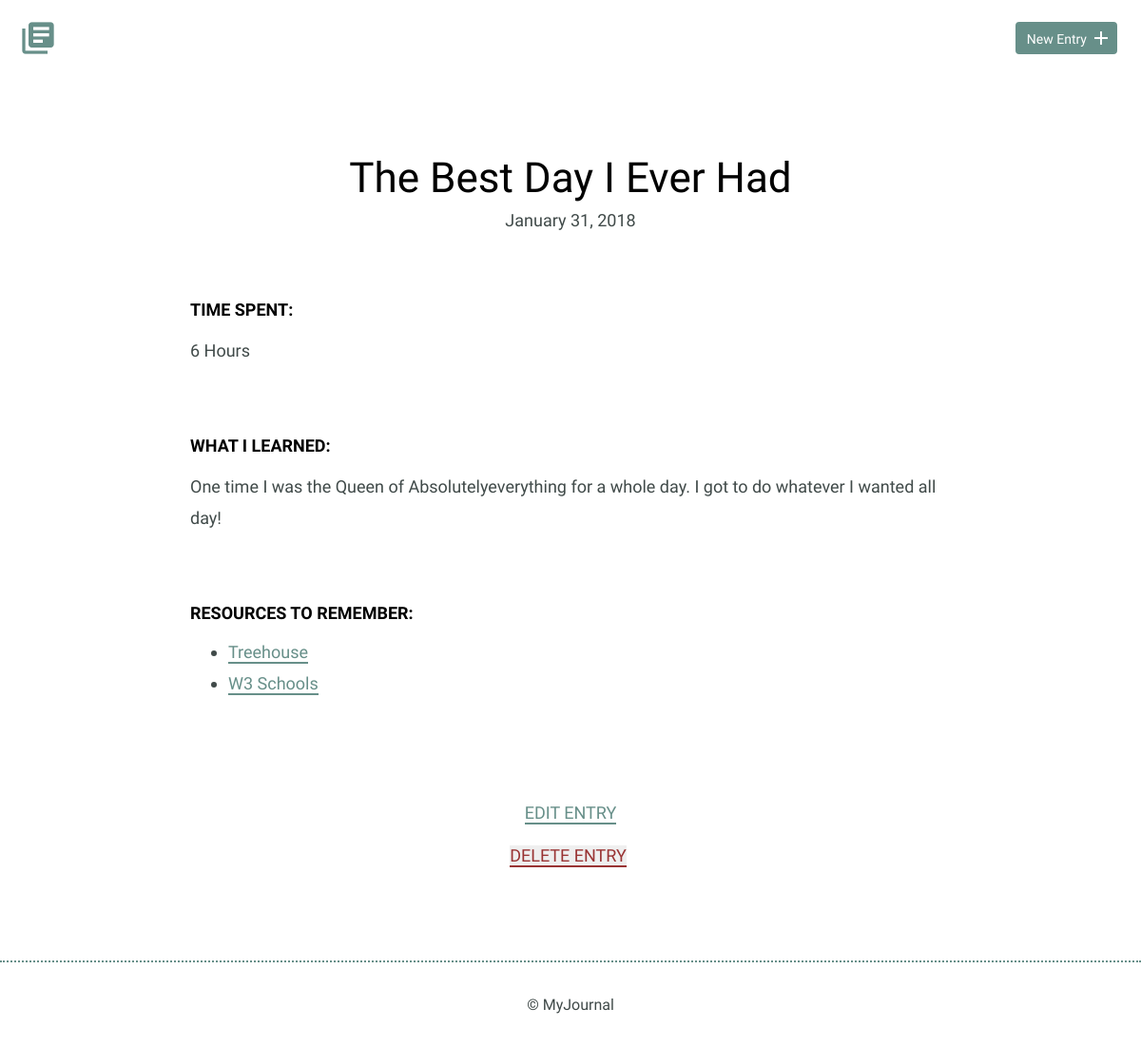
Screenshot of /detail.php?id=1 with the database file from the repository.
### tables this page shows
CREATE TABLE "entries" (
	`id`	INTEGER,
	`title`	TEXT,
	`date`	TEXT,
	`time_spent`	INTEGER,
	`learned`	BLOB,
	`resources`	BLOB,
	PRIMARY KEY(`id`)
);

### inc/connection.php (called while the page is built)
<?php
try {
  $db = new PDO('sqlite:' . __DIR__ . '/journal.db');
  $db->setAttribute(PDO::ATTR_ERRMODE, PDO::ERRMODE_EXCEPTION);
  return $db;
} catch (Exception $ex) {
  echo $ex->get_message();
  die();
}

### inc/functions.php (called while the page is built, shortened)
<?php
function get_entry($id) {
  include('connection.php');
  $sql = 'SELECT * FROM entries WHERE id = ?';
  try {
    $results = $db->prepare($sql);
    $results->bindValue(1, $id, PDO::PARAM_INT);
    $results->execute();
    return $results->fetch();
  } catch(Exception $ex) {
    echo $ex->get_message();
    return false;
  }
}

### detail.php (the view, shortened to what this page needs)
<?php
include('inc/functions.php');
include('inc/header.php');
if (isset($_GET['id'])) {
    $entry = get_entry(filter_input(INPUT_GET, 'id', FILTER_SANITIZE_NUMBER_INT));
} else {
    echo '<h2>No Journal Entry Selected</h2>';
    die();
}
?>
<section>
  <div class="container">
    <div class="entry-list single">
      <article>
        <h1><?php echo $entry['title'] ?></h1>
        <?php
        $date = date('F j, Y', strtotime($entry['date']));
        echo '<time datetime="' . $entry['date'] . '">' . $date . '</time>';
        ?>
        <div class="entry">
          <h3>Time Spent: </h3>
          <p><?php echo ucwords($entry['time_spent']) ?></p>
        </div>
        <div class="entry">
          <h3>What I Learned:</h3>
          <p>
          <?php echo $entry['learned'] ?>
          </p>
        </div>
        <div class="entry">
        <?php
        if(!empty($entry['resources'])) {
            echo '<h3>Resources to Remember:</h3>';
            echo '<ul>';
              foreach(explode(PHP_EOL, $entry['resources']) as $resource) {
                echo '<li>';
                $sub_items = (explode(',', $resource));
                if(count($sub_items) > 1) {
                  echo '<a href="http://' . $sub_items[0] . '" target="_blank" >' . $sub_items[1] . '</a>';
                } else {
                  echo $sub_items[0];
                }
                echo '</li>';
              }
            echo '</ul>';
        }
        ?>
        </div>
      </article>
    </div>
  </div>
  <div class="edit">
    <p>
      <a href="entry.php?id=<?php echo $entry['id'] ?>">Edit Entry</a >
      <?php
      echo '<form action="entry.php" method="post">';
      echo '<input type="submit" value="DELETE ENTRY" name="delete" class="link" />';
      echo '</form>'
      ?>
    </p>
  </div>
</section>
<?php
include('inc/footer.php');
?>

### css/site.css (style rules this page uses)
body { font-size: 16px; color: #404a49; font-family: 'Cousine', serif; font-weight: 400; }
.container { margin: 0 auto; padding: 0 25px; }
h1, h2, h3 { margin: 0; font-weight: 400; line-height: 1em; color: #000; }
h1 { font-size: 44px; margin-bottom: 12px; }
h3 { font-size: 18px; font-family: 'Work Sans', serif; font-weight: 600; text-transform: uppercase; }
p { line-height: 1.8em; font-size: 18px; }
p a { border-bottom: 2px solid #678f89; padding: 0; color: #678f89; text-decoration: none; }
ul li { line-height: 1.8em; font-size: 18px; }
ul li a { border-bottom: 2px solid #678f89; line-height: 1.8em; color: #678f89; text-decoration: none; }
.entry-list, .edit-entry, .new-entry { max-width: 800px; margin: 0 auto; padding: 70px 0 150px 0; }
.entry-list article { margin-bottom: 70px; text-align: center; }
.entry-list article:last-child { margin-bottom: 0; }
.entry-list.single { padding-bottom: 70px; }
.entry-list.single time { font-size: 18px; }
.entry { max-width: 800px; margin: 75px auto 0 auto; text-align: left; }
.entry p { margin-bottom: 40px; }
.edit { padding-bottom: 80px; text-align: center; margin: 0 auto; }
.edit a { font-weight: 400; text-transform: uppercase; font-size: 18px; }
.link { border: none; border-bottom: 2px solid #933; padding: 0; color: #933; text-decoration: none; font-weight: 400; text-transform: uppercase; font-size: 18px; }
input[type=submit] { margin-right: 5px; }

### rows the page displays
entries: title "The Best Day I Ever Had", date "January 31, 2018", time_spent "6 Hours", learned "One time I was the Queen of Absolutelyeverything for a whole day. I got to do whatever I wanted all day!", resources "Treehouse", resources "W3 Schools"
